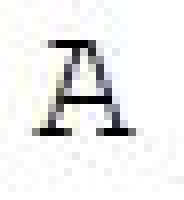
#> input picture Char_Replacement/train_data/101.JPG, 23 x 25 px (shown 8 times larger); its folder holds 4 pictures in this run
$ python thinning_algorithm.py
#> lines starting #> are read from the running program, lines starting #| are printed output that depends on the picture; after the words box and inside, x2 and y2 are one past the last pixel; in counts of white or black regions, pixels touching at a corner belong together
import sys,os
from PIL import Image
from pprint import pprint as pp

C_BLACK = 0
C_WHITE = 1


####################################################################
#	Helper functions for working with data returned as a single
#	array by list(img.getdata()) method
####################################################################

# is the pixel black or white
# assuming col represents gray color in (r,g,b) format
def _isbw(col):
    c = 240
    if col[0] < c and col[1] < c and col[2] < c:
        col = C_BLACK
    else:
        col = C_WHITE

    return col


def _getcoord(size, pos):
    x, y = pos
    w, h = size
    i = (y * w) + x
    return i


def _getbw(imgdata, size, pos):
    return imgdata[_getcoord(size, pos)]


def _setbw(imgdata, size, pos, col):
    imgdata[_getcoord(size, pos)] = col


def _getbwdata(img):
    d = list(img.getdata())
    for i, c in enumerate(d):
        d[i] = _isbw(c)
    # print i, c, d[ i ]
    return d


####################################################################
#	Algorithm implementation
####################################################################

# step1_func = lambda parr: p2 + p4 + p6 > 0 and p4 + p6 + p8 > 0
# step2_func = lambda parr: p2 + p4 + p8 > 0 and p2 + p6 + p8 > 0
step1_func = lambda parr: parr[0] + parr[2] + parr[4] > 0 and parr[2] + parr[4] + parr[6] > 0
step2_func = lambda parr: parr[0] + parr[2] + parr[6] > 0 and parr[0] + parr[4] + parr[6] > 0


def do_step(imgdata, size, func,w,h):
    was_modified = False
    for j in range(1, h - 1):
        for i in range(1, w - 1):
            p1 = _getbw(imgdata, size, (i, j))
            p2 = _getbw(imgdata, size, (i, j - 1))
            p3 = _getbw(imgdata, size, (i + 1, j - 1))
            p4 = _getbw(imgdata, size, (i + 1, j))
            p5 = _getbw(imgdata, size, (i + 1, j + 1))
            p6 = _getbw(imgdata, size, (i, j + 1))
            p7 = _getbw(imgdata, size, (i, j + 1))
            p8 = _getbw(imgdata, size, (i - 1, j))
            p9 = _getbw(imgdata, size, (i - 1, j - 1))

            A_Val = (p2 == 0 and p3 == 1) + (p3 == 0 and p4 == 1)
            A_Val += (p4 == 0 and p5 == 1) + (p5 == 0 and p6 == 1)
            A_Val += (p6 == 0 and p7 == 1) + (p7 == 0 and p8 == 1)
            A_Val += (p8 == 0 and p9 == 1) + (p9 == 0 and p2 == 1)

            B_Val = sum([p2, p3, p4, p5, p6, p7, p8, p9])
            parr = [p2, p3, p4, p5, p6, p7, p8, p9, p2]

            if p1 == C_BLACK:
                if 2 <= B_Val <= 6:
                    if A_Val == 1:
                        if func(parr):
                            _setbw(imgdata, size, (i, j), C_WHITE)
                            was_modified = True
                            # imgdata.putpixel( (i,j), C_WHITE )
    return (imgdata, was_modified)


####################################################################
#	Work on image / main
####################################################################
def processImage(imgname):
    img = Image.open(imgname)
    w, h = img.size

    """ The data is returned as a single array """
    pixels = list(img.getdata())

    # Create black and white pixel bitmap image
    nimg = Image.new('1', img.size, -1)

    # Convert source image to black and white pixels
    bwdata = _getbwdata(img)

    # Run the algorithm until no further modifications are required
    is_modified = True
    while is_modified:
        bwdata, modified1 = do_step(bwdata, img.size, step1_func,w,h)
        bwdata, modified2 = do_step(bwdata, img.size, step2_func,w,h)

        is_modified = modified1 | modified2

    # Push the data to image
    nimg.putdata(bwdata)
    nimg.show()
    os.remove(imgname)
    ## And save
    fp = open(imgname, 'w')
    nimg.save(fp)
    fp.close()
    return nimg.getdata()
if __name__=='__main__':
    for imgname in os.listdir('train_data'):
      if(not imgname.lower().endswith(".jpg")):
          continue
      img = Image.open(os.path.join('train_data',imgname))
#> img is the input picture: PIL image 23x25 RGB; mean R, G, B 236.4, 236.5, 236.1
      w, h = img.size
#> w = 23; h = 25

      """ The data is returned as a single array """
      pixels = list(img.getdata())
#> pixels = 575 items, first 6: (255, 255, 251), (255, 255, 251), (253, 253, 253), (249, 249, 249), (253, 252, 250), (255, 254, 255)

      # Create black and white pixel bitmap image
      nimg = Image.new('1', img.size, -1)
#> nimg: PIL image 23x25 1; every value is 0

      # Convert source image to black and white pixels
      bwdata = _getbwdata(img)
#> in _getbwdata, `d = list(img.getdata())`: d has the same summary as pixels outside _getbwdata
#> after the loop in _getbwdata, `for i, c in enumerate(d):`: d = 575 values, max 1 at index 0, min 0 at index 120, mean 0.878
#> bwdata has the same summary as d in _getbwdata

      # Run the algorithm until no further modifications are required
      is_modified = True
      while is_modified:
        bwdata, modified1 = do_step(bwdata, img.size, step1_func,w,h)
        bwdata, modified2 = do_step(bwdata, img.size, step2_func,w,h)

        is_modified = modified1 | modified2
#> this loop made 2 passes

      # Push the data to image
      nimg.putdata(bwdata)
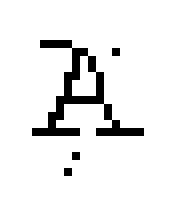
#> nimg: PIL image 23x25 1 (shown 8 times larger); 92.2% white; black in thin lines or dots, all inside (x1, y1, x2, y2) = (4, 5, 18, 22)
      nimg.show()
      os.remove(os.path.join('train_data',imgname))
      ## And save
      s=os.path.splitext(imgname)[0]+'.jpg'
      fp = open(os.path.join('train_data',s), 'w')
      nimg.save(fp)
      fp.close()
#> pass 2 of the loop `for imgname in os.listdir('train_data'):`:
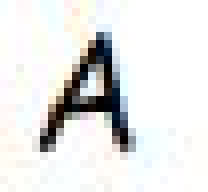
#> input picture Char_Replacement/train_data/102.JPG, 26 x 24 px (shown 8 times larger)
#> img is the input picture: PIL image 26x24 RGB; mean R, G, B 229.1, 229.6, 228.6
#> the loop in _getbwdata (call 2), `for i, c in enumerate(d):` made 624 passes
#> `nimg.putdata(bwdata)`:
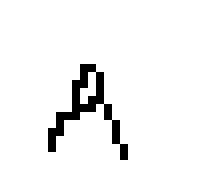
#> nimg: PIL image 26x24 1 (shown 8 times larger); 95.2% white; black in thin lines or dots, all inside (x1, y1, x2, y2) = (6, 8, 16, 20)
#> pass 3 of the loop `for imgname in os.listdir('train_data'):`:
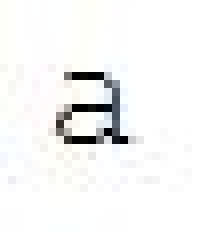
#> input picture Char_Replacement/train_data/111.JPG, 26 x 29 px (shown 8 times larger)
#> img is the input picture: PIL image 26x29 RGB; mean R, G, B 244.8, 244.9, 244.5
#> `nimg.putdata(bwdata)`:
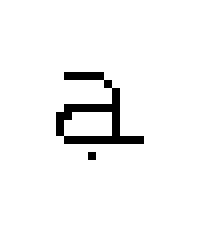
#> nimg: PIL image 26x29 1 (shown 8 times larger); 95.6% white; black in thin lines or dots, all inside (x1, y1, x2, y2) = (7, 9, 18, 20)
#> the loop made 4 passes; the first 3 are shown
